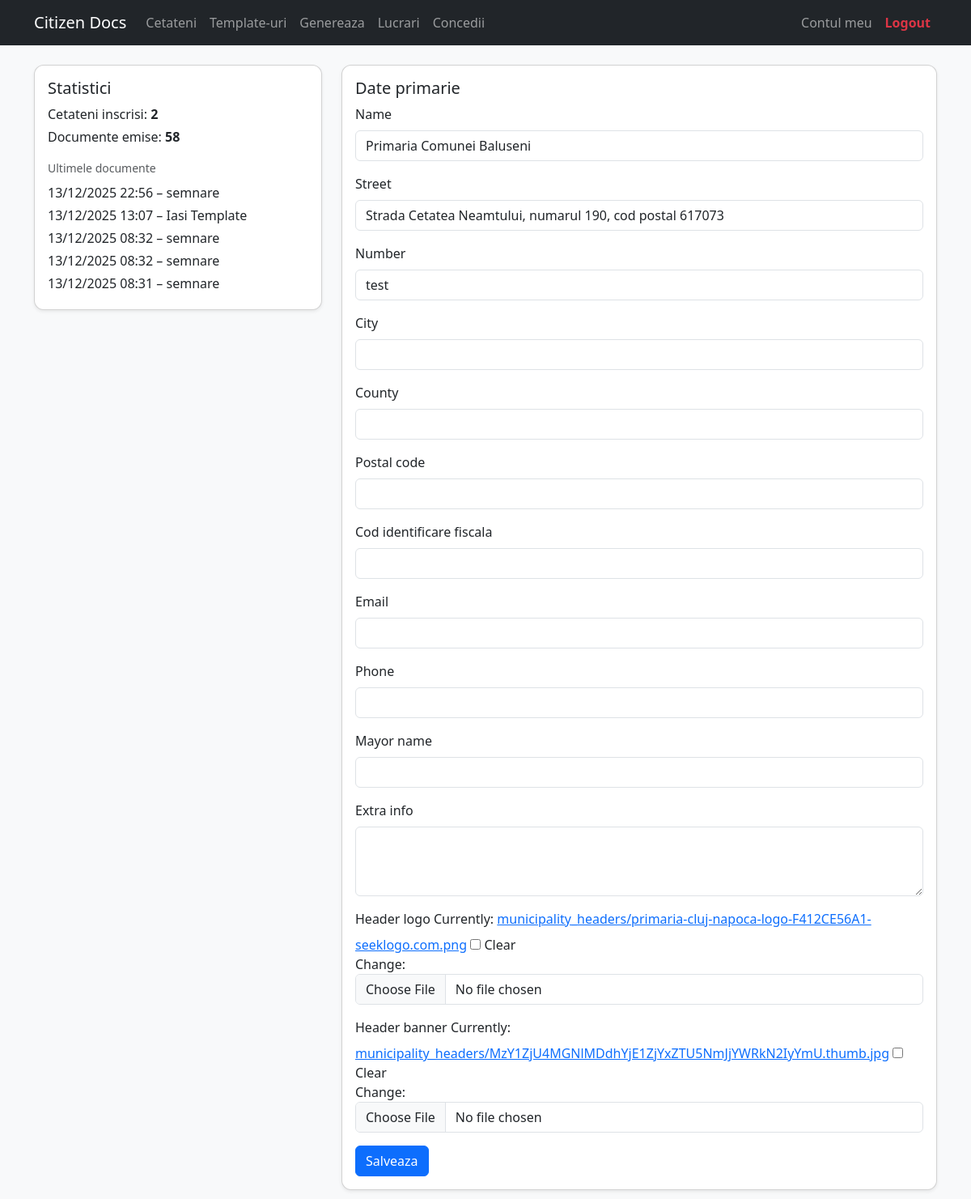
/staff/account/ (signed in), run on the app's committed database.
### core/models.py (models this page shows, shortened)
class GeneratedDocument(models.Model):
    citizen = models.ForeignKey(
        Citizen, on_delete=models.CASCADE, related_name="documents"
    )
    template = models.ForeignKey(DocumentTemplate, on_delete=models.CASCADE)
    file = models.FileField(upload_to="generated_docs/")
    output_type = models.CharField(max_length=10)
    created_at = models.DateTimeField(auto_now_add=True)

class DocumentTemplate(models.Model):
    OUTPUT_CHOICES = [
        ("pdf", "PDF"),
        ("word", "Word (.doc pe baza de HTML)"),
    ]
    TEMPLATE_TYPES = [
        ("generate", "Generare imediata"),
        ("workflow", "Trimitere pe flux"),
    ]
    name = models.CharField(max_length=200)
    slug = models.SlugField(unique=True, blank=True)
    description = models.TextField(blank=True)
    body_html = models.TextField()
    output_type = models.CharField(
        max_length=10, choices=OUTPUT_CHOICES, default="pdf"
    )
    template_type = models.CharField(
        max_length=20, choices=TEMPLATE_TYPES, default="generate"
    )
    municipalities = models.ManyToManyField(
        Municipality,
        blank=True,
        related_name="templates",
        help_text="Lasa necompletat pentru a fi disponibil tuturor primariilor",
    )
    created_by = models.ForeignKey(
        User, null=True, blank=True, on_delete=models.SET_NULL
    )
    dynamic_fields = models.JSONField(default=list, blank=True)
    created_at = models.DateTimeField(auto_now_add=True)
    updated_at = models.DateTimeField(auto_now=True)
    class Meta:
        ordering = ["name"]

class Municipality(models.Model):
    name = models.CharField(max_length=200, unique=True)
    slug = models.SlugField(unique=True, blank=True)
    street = models.CharField(max_length=200, blank=True)
    number = models.CharField(max_length=20, blank=True)
    city = models.CharField(max_length=100, blank=True)
    county = models.CharField(max_length=100, blank=True)
    postal_code = models.CharField(max_length=20, blank=True)
    cif = models.CharField("Cod identificare fiscala", max_length=50, blank=True)
    email = models.EmailField(blank=True)
    phone = models.CharField(max_length=50, blank=True)
    mayor_name = models.CharField(max_length=150, blank=True)
    extra_info = models.TextField(blank=True)
    header_logo = models.ImageField(
        upload_to="municipality_headers/", null=True, blank=True
    )
    header_banner = models.ImageField(
        upload_to="municipality_headers/", null=True, blank=True
    )
    created_at = models.DateTimeField(auto_now_add=True)
    class Meta:
        ordering = ["name"]

### core/views.py (the view)
# urls.py: path("staff/account/", views.admin_account, name="admin_account"),
@login_required
def admin_account(request):
    muni = _user_municipality(request.user)
    if not muni:
        messages.error(request, "Nu exista o primarie asociata contului.")
        return redirect("home")
    form = MunicipalityProfileForm(
        request.POST or None, request.FILES or None, instance=muni
    )
    if request.method == "POST" and form.is_valid():
        form.save()
        messages.success(request, "Datele primariei au fost salvate.")
        return redirect("admin_account")
    citizens_count = muni.citizens.count()
    documents_count = (
        GeneratedDocument.objects.filter(citizen__municipality=muni)
        .values("id")
        .count()
    )
    recent_docs = (
        GeneratedDocument.objects.filter(citizen__municipality=muni)
        .select_related("citizen", "template")
        .order_by("-created_at")[:5]
    )
    return render(
        request,
        "core/admin_account.html",
        {
            "form": form,
            "municipality": muni,
            "citizens_count": citizens_count,
            "documents_count": documents_count,
            "recent_docs": recent_docs,
        },
    )

### core/context_processors.py (called while the page is built)
def unread_counts(request):
    data = {
        "unread_citizen": 0,
        "unread_staff": 0,
    }
    user = getattr(request, "user", None)
    if not user or not user.is_authenticated:
        return {"unread_counts": data}
    if hasattr(user, "citizen_profile"):
        ctz = user.citizen_profile
        data["unread_citizen"] = Notification.objects.filter(citizen=ctz, is_read=False).count()
    if user.is_staff:
        data["unread_staff"] = StaffNotification.objects.filter(user=user, is_read=False).count()
    return {"unread_counts": data}

### core/views.py (called while the page is built)
def _user_municipality(user):
    if not user.is_authenticated:
        return None
    if hasattr(user, "municipality_admin"):
        return user.municipality_admin.municipality
    return None

### templates/core/admin_account.html (shortened to what this page needs)
{% extends "base.html" %}
{% block content %}
<div class="row mb-4">
  <div class="col-md-4 mb-3 mb-md-0">
    <div class="card shadow-sm">
      <div class="card-body">
        <h5 class="card-title">Statistici</h5>
        <p class="mb-1">Cetateni inscrisi: <strong>{{ citizens_count }}</strong></p>
        <p class="mb-3">Documente emise: <strong>{{ documents_count }}</strong></p>
        {% if recent_docs %}
          <small class="text-muted d-block mb-2">Ultimele documente</small>
          <ul class="list-unstyled mb-0">
            {% for doc in recent_docs %}
              <li class="mb-1">{{ doc.created_at|date:"d/m/Y H:i" }} – {{ doc.template.name }}</li>
            {% endfor %}
          </ul>
        {% endif %}
      </div>
    </div>
  </div>
  <div class="col-md-8">
    <div class="card shadow-sm">
      <div class="card-body">
        <h5 class="card-title">Date primarie</h5>
        <form method="post" enctype="multipart/form-data">
          {% for field in form %}
            <div class="mb-3">
              <label class="form-label">{{ field.label }}</label>
              {{ field }}
            </div>
          {% endfor %}
          <button class="btn btn-primary">Salveaza</button>
        </form>
      </div>
    </div>
  </div>
</div>
{% endblock %}

### templates/base.html (style rules this page uses)
body { min-height: 100vh; }
.card { border-radius: 12px; box-shadow: 0 4px 12px rgba(0,0,0,0.06); }

### data on the page
GeneratedDocument: created_at "13/12/2025 22:56", template.name "semnare"
GeneratedDocument: created_at "13/12/2025 13:07", template.name "Iasi Template"
GeneratedDocument: created_at "13/12/2025 08:32", template.name "semnare"
GeneratedDocument: created_at "13/12/2025 08:32", template.name "semnare"
GeneratedDocument: created_at "13/12/2025 08:31", template.name "semnare"
Municipality: form "Primaria Comunei Baluseni" "Strada Cetatea Neamtului, numarul 190, cod postal 617073" "test"

### other printed values
{{ citizens_count }} "2"
{{ documents_count }} "58"
{{ field.label }} "Name" "Street" "Number" "City" "County" "Postal code" "Cod identificare fiscala" "Email" "Phone" "Mayor name" "Extra info" "Header logo" "Header banner"
